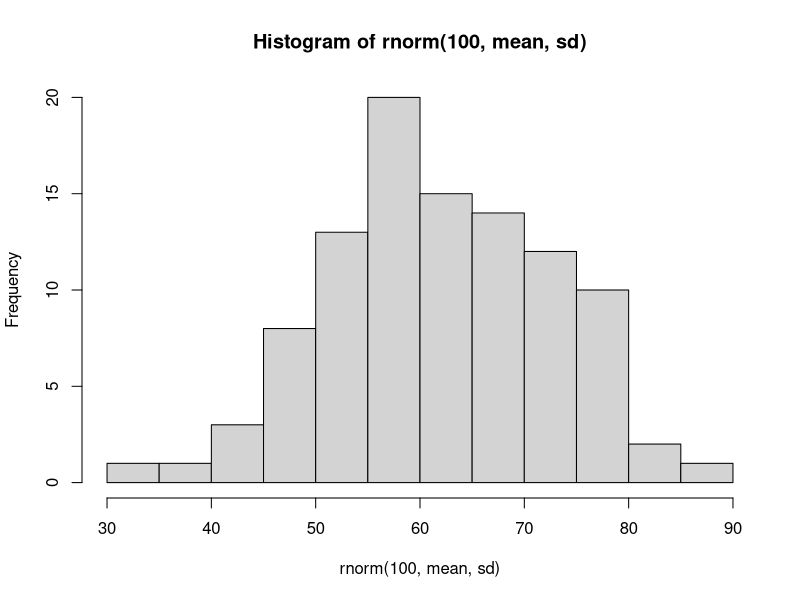

Generate this figure with R:
mean <- 60
sd <- 10

pnorm(90, mean, sd) - pnorm(80, mean, sd)
1 - pnorm(90, mean, sd)

qnorm(0.25, mean, sd)
qnorm(0.50, mean, sd)

hist(rnorm(100, mean, sd))
